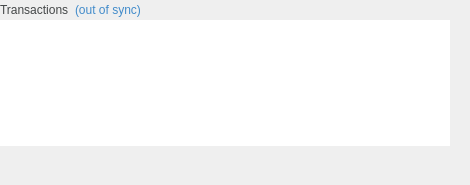
      <widget class="QFrame" name="frame_2">
       <property name="sizePolicy">
        <sizepolicy hsizetype="Fixed" vsizetype="Fixed">
         <horstretch>0</horstretch>
         <verstretch>0</verstretch>
        </sizepolicy>
       </property>
       <property name="minimumSize">
        <size>
         <width>470</width>
         <height>185</height>
        </size>
       </property>
       <property name="maximumSize">
        <size>
         <width>470</width>
         <height>185</height>
        </size>
       </property>
       <property name="frameShape">
        <enum>QFrame::NoFrame</enum>
       </property>
       <property name="frameShadow">
        <enum>QFrame::Raised</enum>
       </property>
       <layout class="QVBoxLayout" name="verticalLayout">
        <property name="spacing">
         <number>0</number>
        </property>
        <property name="leftMargin">
         <number>0</number>
        </property>
        <property name="topMargin">
         <number>0</number>
        </property>
        <property name="rightMargin">
         <number>0</number>
        </property>
        <property name="bottomMargin">
         <number>0</number>
        </property>
        <item>
         <layout class="QHBoxLayout" name="horizontalLayout_2">
          <property name="spacing">
           <number>6</number>
          </property>
          <property name="leftMargin">
           <number>0</number>
          </property>
          <property name="topMargin">
           <number>0</number>
          </property>
          <property name="bottomMargin">
           <number>0</number>
          </property>
          <item>
           <widget class="QLabel" name="labelTransactions">
            <property name="styleSheet">
             <string notr="true">QLabel {color: #444748}</string>
            </property>
            <property name="text">
             <string>Transactions</string>
            </property>
           </widget>
          </item>
          <item>
           <widget class="QLabel" name="labelTransactionsStatus">
            <property name="toolTip">
             <string>The displayed information may be out of date. Your wallet automatically synchronizes with the Verium network after a connection is established, but this process has not completed yet.</string>
            </property>
            <property name="styleSheet">
             <string notr="true">QLabel { color: #418BCA; }</string>
            </property>
            <property name="text">
             <string notr="true">(out of sync)</string>
            </property>
           </widget>
          </item>
          <item>
           <spacer name="horizontalSpacer">
            <property name="orientation">
             <enum>Qt::Horizontal</enum>
            </property>
            <property name="sizeHint" stdset="0">
             <size>
              <width>40</width>
              <height>20</height>
             </size>
            </property>
           </spacer>
          </item>
         </layout>
        </item>
        <item>
         <widget class="QListView" name="listTransactions">
          <property name="sizePolicy">
           <sizepolicy hsizetype="Preferred" vsizetype="Preferred">
            <horstretch>0</horstretch>
            <verstretch>0</verstretch>
           </sizepolicy>
          </property>
          <property name="minimumSize">
           <size>
            <width>450</width>
            <height>126</height>
           </size>
          </property>
          <property name="maximumSize">
           <size>
            <width>450</width>
            <height>126</height>
           </size>
          </property>
          <property name="cursor" stdset="0">
           <cursorShape>PointingHandCursor</cursorShape>
          </property>
          <property name="layoutDirection">
           <enum>Qt::LeftToRight</enum>
          </property>
          <property name="frameShape">
           <enum>QFrame::NoFrame</enum>
          </property>
          <property name="verticalScrollBarPolicy">
           <enum>Qt::ScrollBarAlwaysOff</enum>
          </property>
          <property name="horizontalScrollBarPolicy">
           <enum>Qt::ScrollBarAlwaysOff</enum>
          </property>
          <property name="autoScroll">
           <bool>false</bool>
          </property>
          <property name="autoScrollMargin">
           <number>16</number>
          </property>
          <property name="selectionMode">
           <enum>QAbstractItemView::NoSelection</enum>
          </property>
          <property name="resizeMode">
           <enum>QListView::Fixed</enum>
          </property>
         </widget>
        </item>
        <item>
         <spacer name="verticalSpacer_3">
          <property name="orientation">
           <enum>Qt::Vertical</enum>
          </property>
          <property name="sizeHint" stdset="0">
           <size>
            <width>20</width>
            <height>40</height>
           </size>
          </property>
         </spacer>
        </item>
       </layout>
      </widget>
